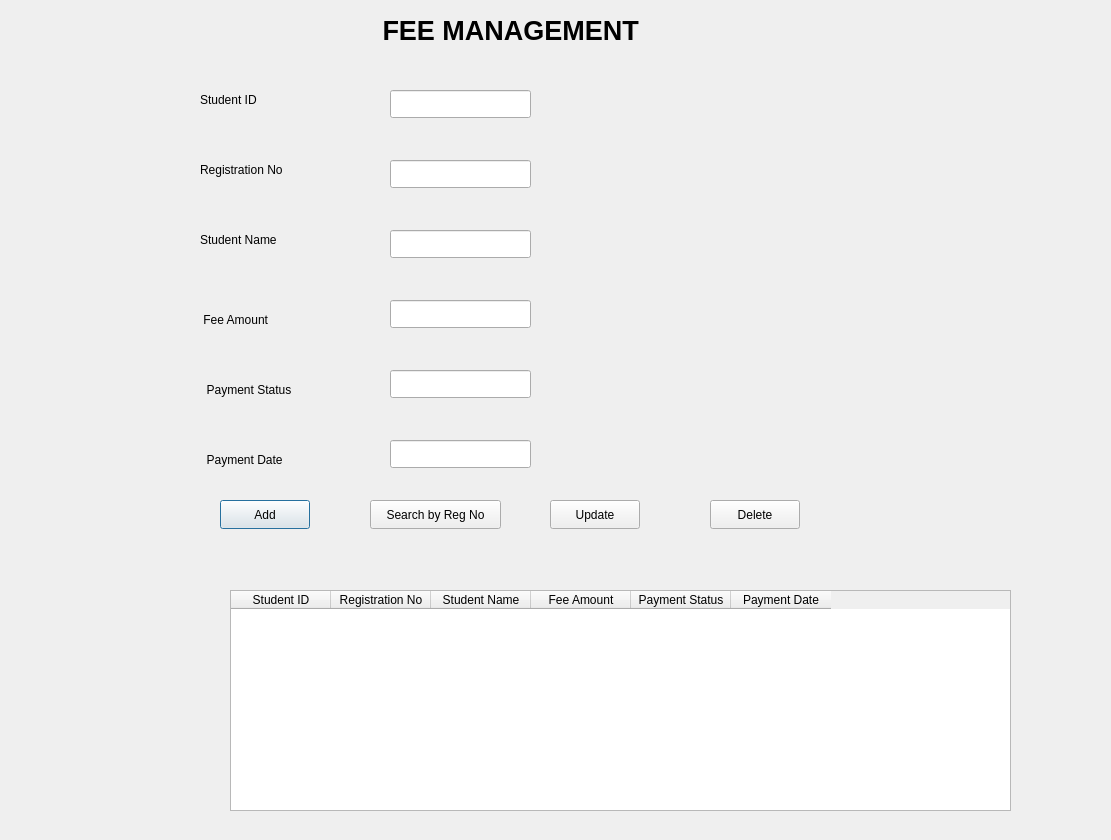
<?xml version="1.0" encoding="UTF-8"?>
<ui version="4.0">
 <class>FeeManagement</class>
 <widget class="QDialog" name="FeeManagement">
  <property name="geometry">
   <rect>
    <x>0</x>
    <y>0</y>
    <width>1111</width>
    <height>840</height>
   </rect>
  </property>
  <property name="font">
   <font>
    <bold>false</bold>
   </font>
  </property>
  <property name="windowTitle">
   <string>Dialog</string>
  </property>
  <widget class="QLabel" name="btnFeeManagement">
   <property name="geometry">
    <rect>
     <x>360</x>
     <y>10</y>
     <width>341</width>
     <height>41</height>
    </rect>
   </property>
   <property name="font">
    <font>
     <pointsize>20</pointsize>
     <bold>true</bold>
    </font>
   </property>
   <property name="text">
    <string>   FEE MANAGEMENT</string>
   </property>
   <property name="wordWrap">
    <bool>false</bool>
   </property>
  </widget>
  <widget class="QLabel" name="label_2">
   <property name="geometry">
    <rect>
     <x>200</x>
     <y>90</y>
     <width>81</width>
     <height>20</height>
    </rect>
   </property>
   <property name="text">
    <string>Student ID </string>
   </property>
  </widget>
  <widget class="QLabel" name="label_3">
   <property name="geometry">
    <rect>
     <x>200</x>
     <y>160</y>
     <width>111</width>
     <height>20</height>
    </rect>
   </property>
   <property name="text">
    <string>Registration No </string>
   </property>
  </widget>
  <widget class="QLabel" name="label_4">
   <property name="geometry">
    <rect>
     <x>200</x>
     <y>230</y>
     <width>111</width>
     <height>20</height>
    </rect>
   </property>
   <property name="text">
    <string>Student Name </string>
   </property>
  </widget>
  <widget class="QLabel" name="label_5">
   <property name="geometry">
    <rect>
     <x>200</x>
     <y>310</y>
     <width>101</width>
     <height>20</height>
    </rect>
   </property>
   <property name="text">
    <string> Fee Amount  </string>
   </property>
  </widget>
  <widget class="QLabel" name="label_6">
   <property name="geometry">
    <rect>
     <x>200</x>
     <y>380</y>
     <width>131</width>
     <height>20</height>
    </rect>
   </property>
   <property name="text">
    <string>  Payment Status  </string>
   </property>
  </widget>
  <widget class="QLabel" name="label_7">
   <property name="geometry">
    <rect>
     <x>200</x>
     <y>450</y>
     <width>121</width>
     <height>20</height>
    </rect>
   </property>
   <property name="text">
    <string>  Payment Date </string>
   </property>
  </widget>
  <widget class="QLineEdit" name="txtStudentID">
   <property name="geometry">
    <rect>
     <x>390</x>
     <y>90</y>
     <width>141</width>
     <height>28</height>
    </rect>
   </property>
  </widget>
  <widget class="QLineEdit" name="txtRegNo">
   <property name="geometry">
    <rect>
     <x>390</x>
     <y>160</y>
     <width>141</width>
     <height>28</height>
    </rect>
   </property>
  </widget>
  <widget class="QLineEdit" name="txtStudentName">
   <property name="geometry">
    <rect>
     <x>390</x>
     <y>230</y>
     <width>141</width>
     <height>28</height>
    </rect>
   </property>
  </widget>
  <widget class="QLineEdit" name="txtFeeAmount">
   <property name="geometry">
    <rect>
     <x>390</x>
     <y>300</y>
     <width>141</width>
     <height>28</height>
    </rect>
   </property>
  </widget>
  <widget class="QLineEdit" name="txtStatus">
   <property name="geometry">
    <rect>
     <x>390</x>
     <y>370</y>
     <width>141</width>
     <height>28</height>
    </rect>
   </property>
  </widget>
  <widget class="QLineEdit" name="txtPaymentDate">
   <property name="geometry">
    <rect>
     <x>390</x>
     <y>440</y>
     <width>141</width>
     <height>28</height>
    </rect>
   </property>
  </widget>
  <widget class="QTableWidget" name="tableFees">
   <property name="geometry">
    <rect>
     <x>230</x>
     <y>590</y>
     <width>781</width>
     <height>221</height>
    </rect>
   </property>
   <property name="columnCount">
    <number>6</number>
   </property>
   <column>
    <property name="text">
     <string>Student ID</string>
    </property>
   </column>
   <column>
    <property name="text">
     <string>Registration No</string>
    </property>
   </column>
   <column>
    <property name="text">
     <string>Student Name</string>
    </property>
   </column>
   <column>
    <property name="text">
     <string>Fee Amount</string>
    </property>
   </column>
   <column>
    <property name="text">
     <string>Payment Status</string>
    </property>
   </column>
   <column>
    <property name="text">
     <string>Payment Date</string>
    </property>
   </column>
  </widget>
  <widget class="QPushButton" name="btnAdd">
   <property name="geometry">
    <rect>
     <x>220</x>
     <y>500</y>
     <width>90</width>
     <height>29</height>
    </rect>
   </property>
   <property name="text">
    <string>Add</string>
   </property>
  </widget>
  <widget class="QPushButton" name="btnSearch">
   <property name="geometry">
    <rect>
     <x>370</x>
     <y>500</y>
     <width>131</width>
     <height>29</height>
    </rect>
   </property>
   <property name="text">
    <string>Search by Reg No</string>
   </property>
  </widget>
  <widget class="QPushButton" name="btnUpdate">
   <property name="geometry">
    <rect>
     <x>550</x>
     <y>500</y>
     <width>90</width>
     <height>29</height>
    </rect>
   </property>
   <property name="text">
    <string>Update</string>
   </property>
  </widget>
  <widget class="QPushButton" name="btnDelete">
   <property name="geometry">
    <rect>
     <x>710</x>
     <y>500</y>
     <width>90</width>
     <height>29</height>
    </rect>
   </property>
   <property name="text">
    <string>Delete</string>
   </property>
  </widget>
 </widget>
 <resources/>
 <connections/>
</ui>
